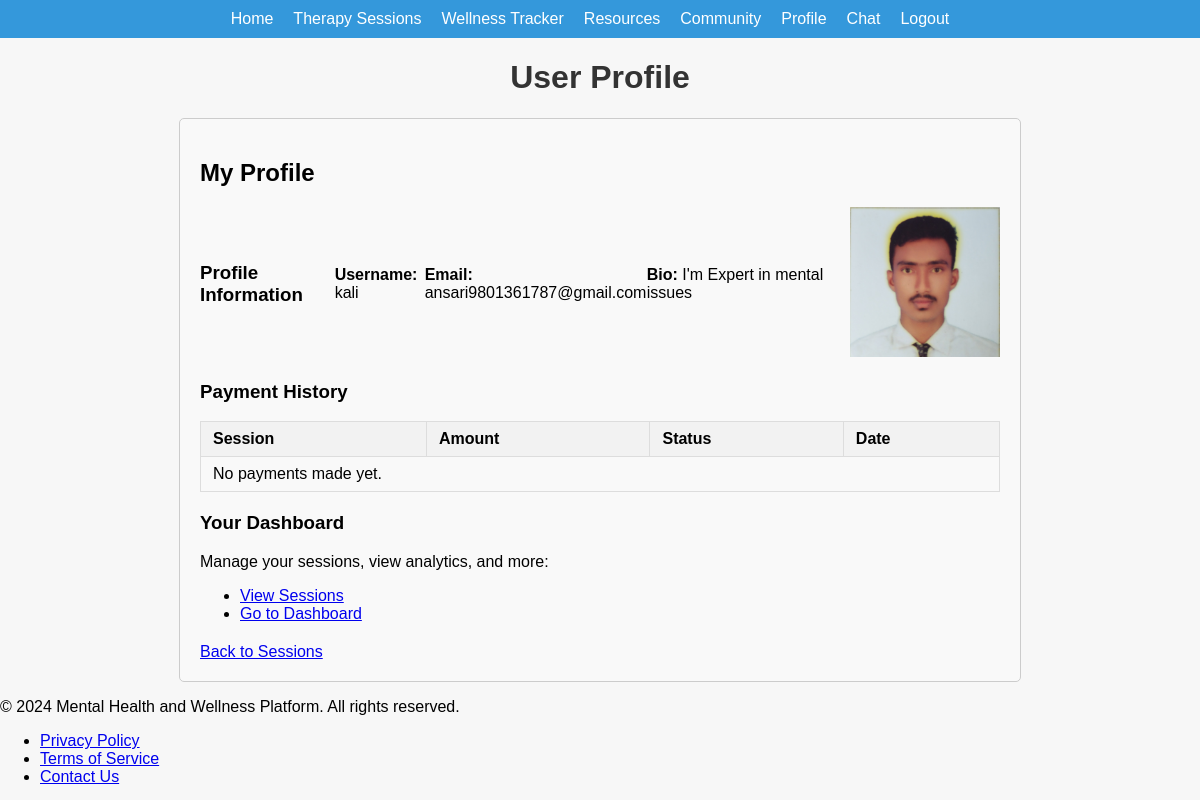
Screenshot of /accounts/profile/ (signed in) with the database file from the repository.
### accounts/models.py (models this page shows, shortened)
class UserProfile(AbstractUser):
    ROLES = (
        ('client', 'Client'),
        ('therapist', 'Therapist'),
    )
    role = models.CharField(max_length=10, choices=ROLES)
    bio = models.TextField(blank=True, null=True)
    client_photo = models.ImageField(upload_to='client_photos', blank=True, null=True)
    therapist_photo = models.ImageField(upload_to='therapist_photos', blank=True, null=True)
    class Meta:
        verbose_name = 'User Profile'
        verbose_name_plural = 'User Profiles'

### accounts/views.py (the view)
# urls.py: path('profile/', views.profile, name='profile'),
def profile(request):
    user_profile = UserProfile.objects.get(username=request.user.username)  # Get the user's profile by username
    if request.method == 'POST':
        form = UserProfileForm(request.POST, request.FILES, instance=user_profile)  # Use UserProfileForm here
        if form.is_valid():
            form.save()  # Save the updated profile
            return redirect('Profile')  # Redirect after saving
    else:
        form = UserProfileForm(instance=user_profile)  # Load existing profile data into the form
    return render(request, 'accounts/Profile.html', {'form': form, 'user_profile': user_profile})

### accounts/templates/accounts/Profile.html (shortened to what this page needs)
{% extends 'base.html' %}
{% block content %}
<header>
    <h1>User Profile</h1>
</header>
<main>
    <h2>My Profile</h2>
    <section class="profile-info">
        <h3>Profile Information</h3>
        <p><strong>Username:</strong> {{ user.username }}</p>
        <p><strong>Email:</strong> {{ user.email }}</p>
        <p><strong>Bio:</strong> {{ user_profile.bio }}</p>
        <div class="profile-picture">
            {% if user_profile.client_photo %}
                <img src="{{ user_profile.client_photo.url }}" alt="Client Photo">
            {% elif user_profile.therapist_photo %}
                <img src="{{ user_profile.therapist_photo.url }}" alt="Therapist Photo">
            {% endif %}
        </div>
    </section>
    <section class="payment-history">
        <h3>Payment History</h3>
        <table>
            <thead>
                <tr>
                    <th>Session</th>
                    <th>Amount</th>
                    <th>Status</th>
                    <th>Date</th>
                </tr>
            </thead>
            <tbody>
                {% for payment in payments %}
                    <tr>
                        <td>{{ payment.session.title }}</td>
                        <td>${{ payment.amount }}</td>
                        <td>{{ payment.status }}</td>
                        <td>{{ payment.created_at|date:"Y-m-d H:i" }}</td>
                    </tr>
                {% empty %}
                    <tr>
                        <td colspan="4">No payments made yet.</td>
                    </tr>
                {% endfor %}
            </tbody>
        </table>
    </section>
    <section class="user-dashboard">
        <h3>Your Dashboard</h3>
        <p>Manage your sessions, view analytics, and more:</p>
        <ul>
            <li><a href="{% url 'session_list' %}">View Sessions</a></li>
            <li><a href="{% url 'dashboard' %}">Go to Dashboard</a></li>
        </ul>
    </section>
    <a href="{% url 'session_list' %}">Back to Sessions</a>
</main>
{% endblock %}

### static/css/chat.css (style rules this page uses)
body { font-family: Arial, sans-serif; margin: 20px; }
h1 { color: #333; }

### static/css/style.css (style rules this page uses)
body { font-family: Arial, sans-serif; background-color: #f7f7f7; margin: 0; padding: 0; }

### accounts/templates/accounts/Profile.html (style rules this page uses)
header { text-align: center; margin-bottom: 20px; }
main { padding: 20px; border: 1px solid #ccc; border-radius: 5px; max-width: 800px; margin: auto; background-color: #f9f9f9; }
section { margin-bottom: 20px; }
.profile-info { display: flex; align-items: center; justify-content: space-between; }
.profile-picture { margin-left: 20px; }
.profile-picture img { width: 150px; height: 150px; }
table { width: 100%; border-collapse: collapse; }
th, td { padding: 8px 12px; border: 1px solid #ddd; text-align: left; }
th { background-color: #f2f2f2; }

### rows the page displays
UserProfile: username "kali", email "ansari9801361787@gmail.com", bio "I'm Expert in mental issues", therapist_photo (picture)
